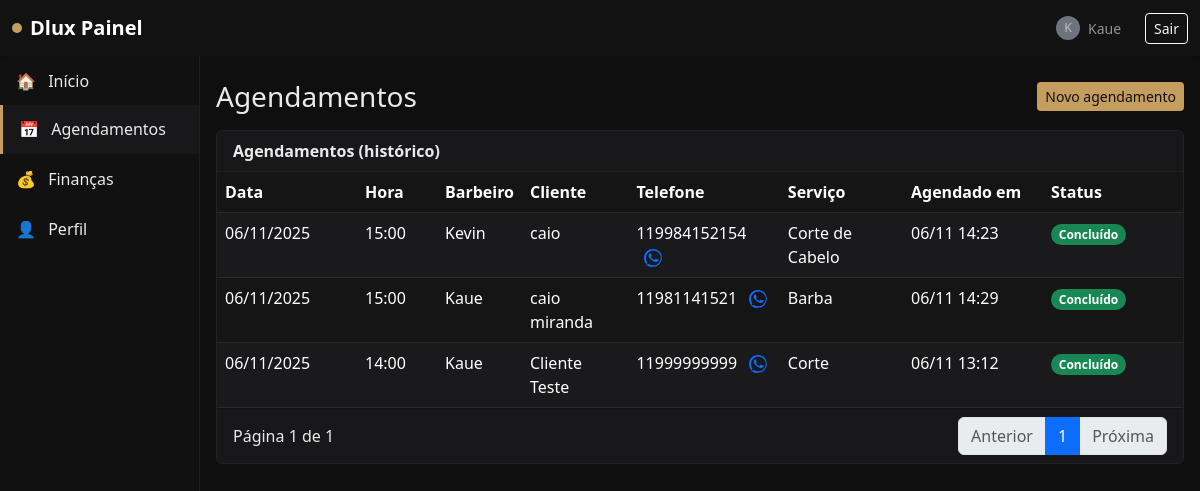
/painel/agendamentos/ (signed in), run on an earlier commit of the app's database.
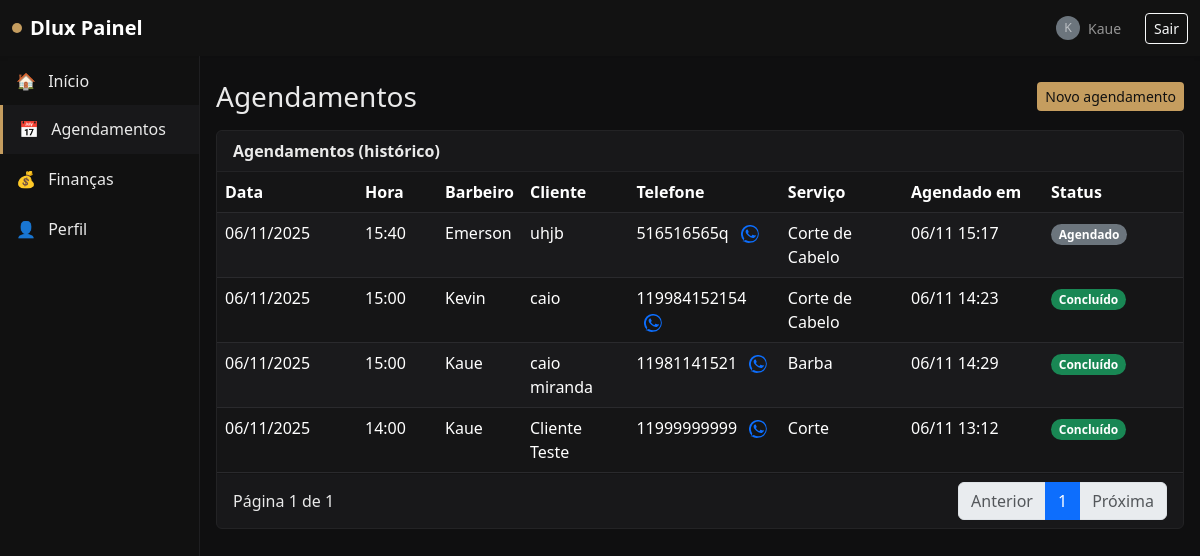
And on a later commit of the database.
### appointments/models.py (models this page shows, shortened)
class Appointment(models.Model):
    STATUS_SCHEDULED = 'scheduled'
    STATUS_DONE = 'done'
    STATUS_CANCELLED = 'cancelled'
    STATUS_CHOICES = [
        (STATUS_SCHEDULED, 'Agendado'),
        (STATUS_DONE, 'Finalizado'),
        (STATUS_CANCELLED, 'Cancelado'),
    ]
    barber = models.ForeignKey(User, on_delete=models.CASCADE, limit_choices_to={'role': User.BARBER}, related_name='appointments')
    client_name = models.CharField(max_length=120)
    client_phone = models.CharField(max_length=32)
    service = models.ForeignKey(Service, on_delete=models.PROTECT)
    start_datetime = models.DateTimeField()
    end_datetime = models.DateTimeField()
    status = models.CharField(max_length=12, choices=STATUS_CHOICES, default=STATUS_SCHEDULED)
    notes = models.TextField(blank=True)
    created_at = models.DateTimeField(auto_now_add=True)
    class Meta:
        indexes = [
            models.Index(fields=['barber', 'start_datetime']),
            models.Index(fields=['status']),
        ]

### users/models.py (models this page shows, shortened)
class User(AbstractUser):
    BARBER = 'barber'
    ADMIN = 'admin'
    ROLE_CHOICES = [
        (BARBER, 'Barbeiro'),
        (ADMIN, 'Administrador'),
    ]
    role = models.CharField(max_length=16, choices=ROLE_CHOICES, default=BARBER)
    display_name = models.CharField(max_length=255, blank=True)
    avatar = models.ImageField(upload_to='avatars/', blank=True, null=True)
    phone = models.CharField(max_length=32, blank=True)

### services/models.py (models this page shows, shortened)
class Service(models.Model):
    title = models.CharField(max_length=120)
    price = models.DecimalField(max_digits=8, decimal_places=2)
    duration_minutes = models.PositiveIntegerField(default=30)
    active = models.BooleanField(default=True)

### users/views.py (the view)
# urls.py: path('painel/agendamentos/', panel_appointments, name='panel_appointments'),
@login_required
def panel_appointments(request: HttpRequest):
    user: User = request.user  # type: ignore
    now = timezone.localtime()
    Appointment.objects.filter(status='scheduled', end_datetime__lte=now).update(status='done')
    if user.role == User.ADMIN:
        qs = Appointment.objects.all().order_by('-start_datetime')
        is_admin = True
    else:
        qs = Appointment.objects.filter(barber=user).order_by('-start_datetime')
        is_admin = False
    page_number = request.GET.get('page', 1)
    paginator = Paginator(qs, 15)
    page_obj = paginator.get_page(page_number)
    return render(request, 'panel_appointments.html', {
        'appointments_page': page_obj,
        'paginator': paginator,
        'is_admin': is_admin,
    })

### templates/panel_appointments.html (shortened to what this page needs)
{% extends 'base.html' %}
{% block content %}
<div class="d-flex justify-content-between align-items-center mb-3">
  <h3 class="mb-0">Agendamentos</h3>
  <div>
    <a href="#" class="btn btn-sm btn-accent">Novo agendamento</a>
  </div>
  </div>
<div class="card card-panel mb-4">
  <div class="card-header fw-semibold">Agendamentos (histórico)</div>
  <div class="card-body p-0">
    <table class="table table-dark table-striped mb-0">
      <thead>
        <tr>
          <th style="width: 140px;">Data</th>
          <th style="width: 80px;">Hora</th>
          {% if is_admin %}<th>Barbeiro</th>{% endif %}
          <th>Cliente</th>
          <th>Telefone</th>
          <th>Serviço</th>
          {% if is_admin %}<th style="width: 140px;">Agendado em</th>{% endif %}
          <th style="width: 140px;">Status</th>
        </tr>
      </thead>
      <tbody>
        {% for a in appointments_page %}
        <tr>
          <td>{{ a.start_datetime|date:'d/m/Y' }}</td>
          <td>{{ a.start_datetime|date:'H:i' }}</td>
          {% if is_admin %}<td>{{ a.barber.display_name|default:a.barber.username }}</td>{% endif %}
          <td>{{ a.client_name }}</td>
          <td>
            {{ a.client_phone }}
            {% if a.client_phone %}
              <a href="https://wa.me/{{ a.client_phone }}" target="_blank" class="ms-2" title="WhatsApp">
              </a>
            {% endif %}
          </td>
          <td>{{ a.service.title }}</td>
          {% if is_admin %}<td>{{ a.created_at|date:'d/m H:i' }}</td>{% endif %}
          <td>
            {% if a.status == 'scheduled' %}
              <span class="badge rounded-pill text-bg-secondary">Agendado</span>
            {% elif a.status == 'done' %}
              <span class="badge rounded-pill bg-success">Concluído</span>
            {% elif a.status == 'cancelled' %}
              <span class="badge rounded-pill bg-danger">Cancelado</span>
            {% else %}
              <span class="badge rounded-pill badge-accent">{{ a.status }}</span>
            {% endif %}
          </td>
        </tr>
        {% empty %}
        <tr>
          <td colspan="{% if is_admin %}8{% else %}6{% endif %}" class="text-center muted">Sem agendamentos.</td>
        </tr>
        {% endfor %}
      </tbody>
    </table>
  </div>
  <div class="card-footer d-flex justify-content-between align-items-center">
    <div>
      Página {{ appointments_page.number }} de {{ paginator.num_pages }}
    </div>
    <nav aria-label="Navegação de página">
      <ul class="pagination pagination-dark mb-0">
        {% if appointments_page.has_previous %}
          <li class="page-item"><a class="page-link" href="?page={{ appointments_page.previous_page_number }}">Anterior</a></li>
        {% else %}
          <li class="page-item disabled"><span class="page-link">Anterior</span></li>
        {% endif %}
        {% for num in appointments_page.paginator.page_range %}
          {% if num == appointments_page.number %}
            <li class="page-item active" aria-current="page"><span class="page-link">{{ num }}</span></li>
          {% else %}
            <li class="page-item"><a class="page-link" href="?page={{ num }}">{{ num }}</a></li>
          {% endif %}
        {% endfor %}
        {% if appointments_page.has_next %}
          <li class="page-item"><a class="page-link" href="?page={{ appointments_page.next_page_number }}">Próxima</a></li>
        {% else %}
          <li class="page-item disabled"><span class="page-link">Próxima</span></li>
        {% endif %}
      </ul>
    </nav>
  </div>
</div>
{% endblock %}

What changed in the data, as far as the page shows it:
added Appointment: start_datetime "06/11/2025", start_datetime "15:40", barber.display_name "Emerson", client_name "uhjb", client_phone "516516565q", service "Corte de Cabelo", created_at "06/11 15:17", status "Agendado"
